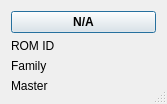
<ui version="4.0" >
 <class>signalecogest</class>
 <widget class="QDialog" name="signalecogest" >
  <property name="windowModality" >
   <enum>Qt::NonModal</enum>
  </property>
  <property name="geometry" >
   <rect>
    <x>0</x>
    <y>0</y>
    <width>167</width>
    <height>103</height>
   </rect>
  </property>
  <property name="focusPolicy" >
   <enum>Qt::StrongFocus</enum>
  </property>
  <property name="windowTitle" >
   <string>Valve</string>
  </property>
  <property name="windowIcon" >
   <iconset resource="../onewire.qrc" >
    <normaloff>:/images/images/kfm_home.png</normaloff>:/images/images/kfm_home.png</iconset>
  </property>
  <property name="sizeGripEnabled" >
   <bool>true</bool>
  </property>
  <property name="modal" >
   <bool>false</bool>
  </property>
  <layout class="QGridLayout" name="gridLayout" >
   <item row="0" column="0" colspan="2" >
    <widget class="QPushButton" name="valueui" >
     <property name="font" >
      <font>
       <weight>75</weight>
       <bold>true</bold>
      </font>
     </property>
     <property name="text" >
      <string>N/A</string>
     </property>
    </widget>
   </item>
   <item row="1" column="0" >
    <widget class="QLabel" name="labelromid" >
     <property name="sizePolicy" >
      <sizepolicy vsizetype="Preferred" hsizetype="Preferred" >
       <horstretch>1</horstretch>
       <verstretch>0</verstretch>
      </sizepolicy>
     </property>
     <property name="text" >
      <string>ROM ID</string>
     </property>
    </widget>
   </item>
   <item row="2" column="0" >
    <widget class="QLabel" name="labelfamily" >
     <property name="sizePolicy" >
      <sizepolicy vsizetype="Preferred" hsizetype="Preferred" >
       <horstretch>1</horstretch>
       <verstretch>0</verstretch>
      </sizepolicy>
     </property>
     <property name="text" >
      <string>Family</string>
     </property>
    </widget>
   </item>
   <item row="3" column="0" >
    <widget class="QLabel" name="labelmaster" >
     <property name="sizePolicy" >
      <sizepolicy vsizetype="Preferred" hsizetype="Preferred" >
       <horstretch>1</horstretch>
       <verstretch>0</verstretch>
      </sizepolicy>
     </property>
     <property name="text" >
      <string>Master</string>
     </property>
    </widget>
   </item>
  </layout>
 </widget>
 <resources>
  <include location="../onewire.qrc" />
  <include location="../onewire.qrc" />
 </resources>
 <connections/>
</ui>
